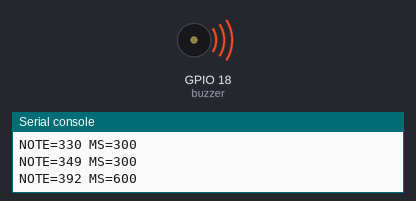
The program below on a simulated ESP32 board running MicroPython. Shown: buzzer (waves = sounding), the last lines printed to the serial console. Wiring (from the project's diagram.json): buzzer on GPIO 18.

Above: at 2.0 s.
At 6.2 s:
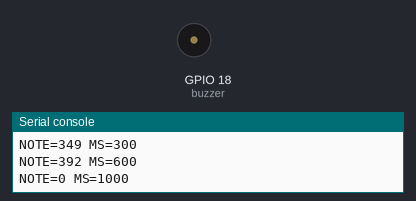
Timing chart, 0 to 7.8 s (numbered marks = the images above):
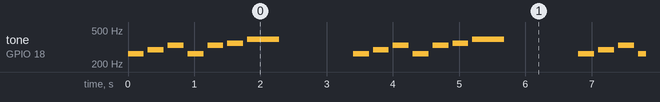

Measured:
- by itself, tone on GPIO 18 (buzzer): repeats every 3.4 s: silent 0.06 s, 294 Hz 0.24 s, silent 0.06 s, 330 Hz 0.24 s, silent 0.06 s, 262 Hz 0.24 s, silent 0.06 s, 330 Hz 0.24 s, silent 0.06 s, 349 Hz 0.24 s, silent 0.06 s, 392 Hz 0.48 s, silent 1.1 s, 262 Hz 0.24 s

The program:

main.py
```python
from machine import PWM, Pin
from time import ticks_ms, ticks_diff, sleep_ms

# Ogni durata comprende suono (80%) e articolazione silenziosa (20%).
notes = (262, 294, 330, 262, 330, 349, 392, 0)
durations = (300, 300, 300, 300, 300, 300, 600, 1000)
buzzer = PWM(Pin(18), freq=440, duty_u16=0)
note_index = 0
sounding = False


def start_note():
    global sounding
    frequency = notes[note_index]
    sounding = frequency > 0
    buzzer.duty_u16(0)
    if sounding:
        buzzer.freq(frequency)
        buzzer.duty_u16(32768)
    print('NOTE=%d MS=%d' % (frequency, durations[note_index]))


try:
    start_note()
    note_started = ticks_ms()
    while True:
        now = ticks_ms()
        elapsed = ticks_diff(now, note_started)
        duration = durations[note_index]
        if elapsed >= duration:
            note_index = (note_index + 1) % len(notes)
            note_started = now
            start_note()
        elif sounding and elapsed >= duration * 4 // 5:
            buzzer.duty_u16(0)
            sounding = False
        sleep_ms(1)
finally:
    buzzer.deinit()
```
